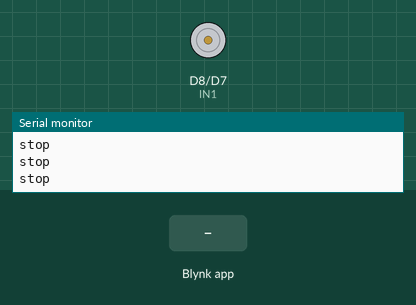
Simulated run of this sketch. Board: ESP8266 (NodeMCU). Parts: motor-driver pin pairs drawn as motors (green arrow = first pin HIGH = forward, orange = second pin HIGH = backward, longer = more drive, scaled by the enable pin), the last lines printed to the serial monitor. The test bench sets the inputs (shaded band). WiFi joins after 1.5 s; servers stay silent unless stated.

Above: at 3.0 s.
3.1 s: Blynk app writes 1 to V0
4.6 s: Blynk app writes 1 to V2
At 5.1 s:
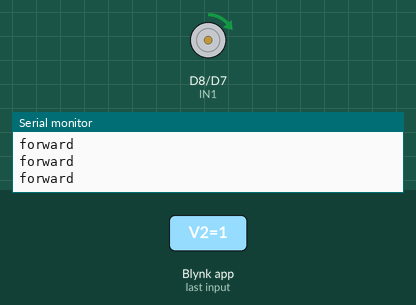
6.1 s: Blynk app writes 0 to V0
At 7.3 s:
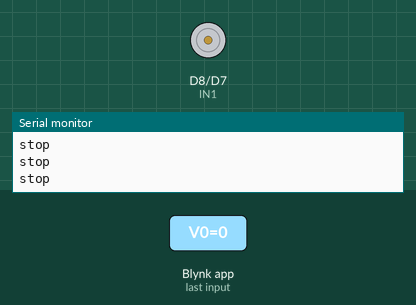
7.6 s: Blynk app writes 1 to V1
At 8.6 s:
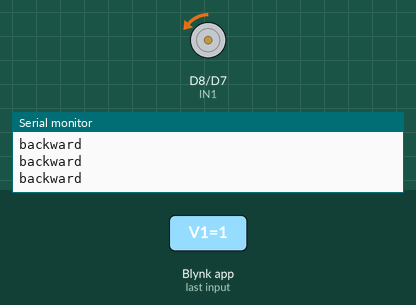
9.1 s: Blynk app writes 0 to V2
At 9.7 s:
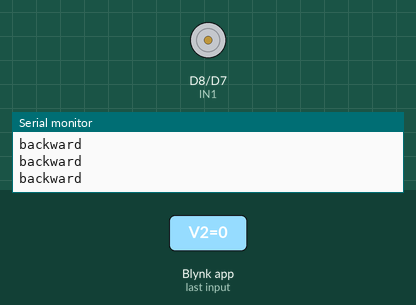
10.6 s: Blynk app writes 200 to V2
At 12.0 s:
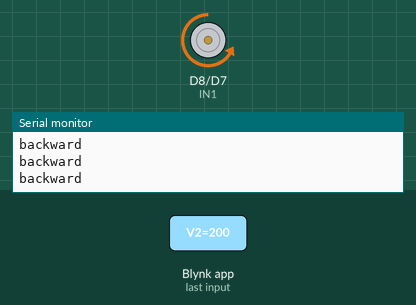
Timing chart, 0 to 13.1 s (numbered marks = the images above; inputs shaded):
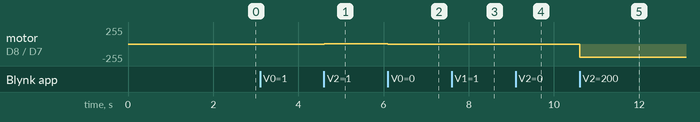

The sketch:

carcontrol.ino
```cpp
#define BLYNK_PRINT Serial
#include <ESP8266WiFi.h>
#include <BlynkSimpleEsp8266.h>

//define Motor PINs
#define ENA D5
#define IN1 D8
#define IN2 D7

// Define variables
bool dir1 = 0;
bool dir2 = 0;
int Speed;

// Setting up Blynk and wifi details
char auth[] = "ovCPpShzmWz0xLssNjPqb5TLnUZ85_K0";
char ssid[] = "vivo 1920";
char pass[] = "nanditha";

// Define Motor pins as output pins
void setup() {
  Serial.begin(9600);
  pinMode(ENA, OUTPUT);
  pinMode(IN1, OUTPUT);
  pinMode(IN2, OUTPUT);

 // Setup connection details and connect to Blynk server
 Blynk.begin(auth, ssid, pass);
}
 // Define Virtual pins; using param.asInt to read inputs
BLYNK_WRITE(V0) {
  dir1 = param.asInt();
}

BLYNK_WRITE(V1) {
  dir2 = param.asInt();
}

BLYNK_WRITE(V2) {
  Speed = param.asInt();
}

 // Function smartpulley to control the H-bridge and motors
void smartpulley() {
  if (dir1 == 1) {
    turnDir1();
    Serial.println("forward");
  } else if (dir2 == 1) {
    turnDir2();
    Serial.println("backward");
  }else if (dir1 == 0 && dir2 == 0) {
    Stop();
    Serial.println("stop");
  }
}

// Calling the function smartpulley()
void loop() {
  Blynk.run();
  smartpulley();
}

 // Function to rotate motors in one direction (forward)
void turnDir1() {
  analogWrite(ENA, Speed);
  digitalWrite(IN1, HIGH);
  digitalWrite(IN2, LOW);
}
// Function to rotate motors in opposite direction (backward)
void turnDir2() {
  analogWrite(ENA, Speed);
  digitalWrite(IN1, LOW);
  digitalWrite(IN2, HIGH);

}
// Stops the rotation of motor
void Stop() {
  digitalWrite(IN1, LOW);
  digitalWrite(IN2, LOW);

}
```

Measured:
- after the input at 4.6 s, motor on D8 (IN1) / D7 (IN2): stopped → forward 1/255 at once
- after the input at 6.1 s, motor on D8 (IN1) / D7 (IN2): forward 1/255 → stopped at once
- after the input at 7.6 s, motor on D8 (IN1) / D7 (IN2): stopped → backward 1/255 at once
- after the input at 9.1 s, motor on D8 (IN1) / D7 (IN2): backward 1/255 → stopped at once
- after the input at 10.6 s, motor on D8 (IN1) / D7 (IN2): stopped → backward 200/255 at once
